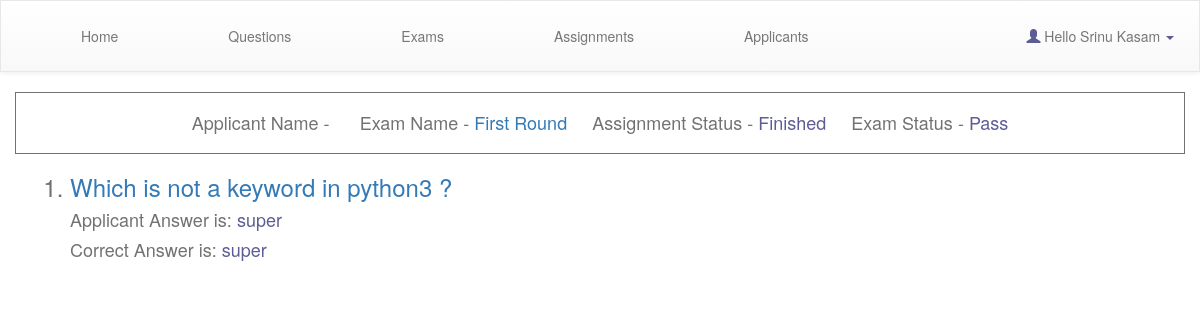
Screenshot of /organisation/admin/assignment/result/3/ (signed in) with the database file from the repository.
### users/models.py (models this page shows)
class User(AbstractBaseUser,PermissionsMixin):
	gender_choices = (
        ('male','Male'),
        ('female','Female'),
        ('others','Others'),
        )
	email = models.EmailField(verbose_name='email address',max_length=255,unique=True,)
	first_name = models.CharField(max_length=30)
	last_name = models.CharField(max_length=30)
	gender = models.CharField(max_length=5,choices=gender_choices,default='male')
	phone_regex = RegexValidator(regex=r'^(0|91)?[789][0-9]{9}$', message="Enter valid phone number")
	mobile = models.CharField(max_length=13,validators=[phone_regex])
	date_of_birth = models.DateField(blank=True,null=True)
	date_joined = models.DateTimeField('date joined',default=datetime.now)
	is_active=models.BooleanField(default=True)
	is_staff=models.BooleanField(default=False)
	is_admin=models.BooleanField(default=False)
	username=models.CharField(max_length=255,blank=True,null=True)
	objects=UserManager()
	USERNAME_FIELD = 'email'
	REQUIRED_FIELDS = []
	def __str__(self):
		return self.first_name+" "+self.last_name

### exam/models.py (models this page shows, shortened)
class Assignment(models.Model):
    PENDING = 'pending'
    ABORTED = 'aborted'
    FINISHED = 'finished'
    TIMEOUT = 'timeout'
    PASS = 'pass'
    FAIL = 'fail'
    STATUS_CHOICE = (
        (PENDING,'Pending'),
        (ABORTED,'Aborted'),
        (FINISHED,'Finished'),
        (TIMEOUT,'Timeout'),
        )
    EXAM_CHOICE= (
        (PASS,'Pass'),
        (FAIL,'Fail'),
        )
    user = models.ForeignKey(settings.AUTH_USER_MODEL,on_delete=models.CASCADE)
    exam = models.ForeignKey(Exam,on_delete=models.CASCADE)
    score = models.IntegerField(default=0)
    status = models.CharField(max_length=10,choices=STATUS_CHOICE,default=PENDING)
    exam_status = models.CharField(max_length=10,choices=EXAM_CHOICE,default=None,blank=True,null=True)
    name_slug = models.CharField(max_length=50,blank=True,null=True)
    attempts = models.ManyToManyField(Attempt,blank=True)
    duration = models.FloatField(help_text='Duration in seconds')

class Exam(models.Model):
    name = models.CharField(max_length=100,blank = False,unique=True)
    name_slug = models.CharField(max_length=100)
    question_paper = models.ManyToManyField(Question)

class AnswerSheet(models.Model):
    assignment=models.ForeignKey('exam.Assignment',on_delete=models.CASCADE,blank=True,null=True)
    user = models.ForeignKey(settings.AUTH_USER_MODEL,on_delete=models.CASCADE)
    question = models.ForeignKey(Question,on_delete=models.CASCADE)
    answer = models.ForeignKey(Choice,on_delete=models.CASCADE,blank=True,null=True)
    exam = models.ForeignKey(Exam,on_delete=models.CASCADE)
    answer_text = models.TextField(blank=True,null=True)

class Question(models.Model):
    question_choice = (
        ('choice','Choice'),
        ('text','Text'),
        ('program','Program'),
        )
    question_type = models.CharField(max_length=10,choices=question_choice,default='choice')
    name_slug = models.CharField(max_length=50,blank=True,null=True)
    question_text = models.TextField(blank=False ,unique = True)
    hint = models.CharField(max_length=50,blank=True,null=True)
    pub_date = models.DateTimeField('date published',blank=True,null=True)
    attachments = models.ManyToManyField(Attachment,blank=True)
    tags = models.ManyToManyField(Tag,blank=True)
    answer = models.ForeignKey('exam.Choice',on_delete=models.CASCADE,related_name='answer',blank=True,null=True)

class Choice(models.Model):
    question = models.ForeignKey(Question, on_delete=models.CASCADE)
    choice_text = models.CharField(max_length=200)
    name_slug = models.CharField(max_length=50)
    votes = models.IntegerField(default=0)
    def __str__(self):
        return self.choice_text

### exam/views.py (the view)
# urls.py: path('organisation/admin/assignment/result/<int:id>/',views.admin_assignment_result ,name='admin-assignment-result'),
@login_required
def admin_assignment_result(request,id):
	if request.method=='GET':
		assignment=Assignment.objects.get(id=id)
		answer_sheet=AnswerSheet.objects.filter(assignment=assignment)
		context={
		'assignment':assignment,
		'answer_sheet':answer_sheet,
		}
		return render(request,'exam/admin_assignment_result.html',context=context)

### exam/templates/exam/admin_assignment_result.html (shortened to what this page needs)
{% extends 'exam/admin-base.html' %}
{% block content %}
<div class="row heading">
    <div class="col-lg-12">
    <h4 align="center">Applicant Name - <span><a href="{% url 'exam:admin-applicant-update' %}?user={{ assignment.user.username }}">{{ assignment.user.get_full_name }}</a></span>&nbsp;&nbsp;&nbsp;&nbsp;
    Exam Name - <span><a href="{% url 'exam:admin-exam-update' id=assignment.exam.id %}">{{ assignment.exam.name }}</a></span>&nbsp;&nbsp;&nbsp;&nbsp;
    Assignment Status - <span>{{ assignment.get_status_display }}</span>&nbsp;&nbsp;&nbsp;&nbsp;
    Exam Status - <span>{{ assignment.get_exam_status_display|default_if_none:"---" }}</span> </h4>
    </div>
</div>
{% if answer_sheet %}
<ol>
    <form action="" method="post">
        {% for data in answer_sheet %}
        <h3><li><a href="{%url 'exam:admin-question-update' id=data.question.id %}">{{ data.question.question_text }}</a></li></h3>
        {% if data.question.get_question_type_display == 'Choice' %}
        <h4>Applicant Answer is: <span>{{ data.answer|default_if_none:"---" }}</span></h4>
        <h4>Correct Answer is: <span>{{ data.question.answer|default_if_none:"---" }}</span></h4>
        {% else %}
        <h4>Applicant Answer is: <span>{{ data.answer_text|default_if_none:"---" }}</span></h4>
        <h4>Correct Answer is: <span>{{ data.question.answertext.first.answer|default_if_none:"---" }}</span></h4>
        {% endif %}
        {% endfor %}
    </form>
</ol>
{% else %}
<h3 id="menu_heading">Answer sheet not available.</h3>
{% endif %}
{% endblock %}

### exam/templates/exam/admin-base.html (shortened to what this page needs)
{% load staticfiles %}
{% load static %}
<html>
<head>
        <link rel="stylesheet" type="text/css" href="//maxcdn.bootstrapcdn.com/bootstrap/3.2.0/css/bootstrap.min.css">
        <link rel="stylesheet" type="text/css" href="//maxcdn.bootstrapcdn.com/bootstrap/3.2.0/css/bootstrap-theme.min.css">
        <link rel="stylesheet" type="text/css" href="{% static 'style.css' %}">
      <link rel="stylesheet" href="https://cdnjs.cloudflare.com/ajax/libs/bootstrap-select/1.12.4/css/bootstrap-select.min.css">
<link href="https://cdnjs.cloudflare.com/ajax/libs/select2/4.0.6-rc.0/css/select2.min.css" rel="stylesheet" />
<body>
<nav class="navbar navbar-default">
  <div class="container-fluid" id="topheader">
    <ul class="nav navbar-nav admin_home_buttons" id="admin_home_buttons">
      <li class="active"><a href="{% url 'exam:index' %}">Home</a></li>
      <li><a href="{% url 'exam:admin-questions' %}">Questions</a></li>
      <li><a href="{% url 'exam:admin-exam' %}">Exams</a></li>
      <li><a href="{% url 'exam:admin-assignment' %}">Assignments</a></li>
      <li><a href="{% url 'exam:admin-applicants' %}">Applicants</a></li>
    </ul>
    <ul class="nav navbar-nav navbar-right">
    	<li class="dropdown">
   <a class="dropdown-toggle" data-toggle="dropdown" href="#"><span class="glyphicon glyphicon-user"></span> Hello {{ request.user }} <span class="caret"></span></a>
      </li>
    </ul>
  </div>
</nav>
<div class="container" id="ajaxbody">
{% block content %}
{% endblock %}
</div>
</body>

### static/style.css (style rules this page uses)
body { background-repeat: no-repeat; color:#727272; }
.navbar { border-radius: 0; padding:10px; }
.heading > div { padding:10px; border: 1px solid #727272; font-weight: bold; }
.container { border:1px; }
.admin_home_buttons li { margin:0px 20px; padding: 0px 20px; border:2px; color: red; }
span { color: #5d5d96; }

### rows the page displays
User: user "Srinu Kasam"
Assignment: exam.name "First Round", status "Finished", exam_status "Pass"
AnswerSheet: question.question_text "Which is not a keyword in python3 ?", answer "super", question.answer "super"
